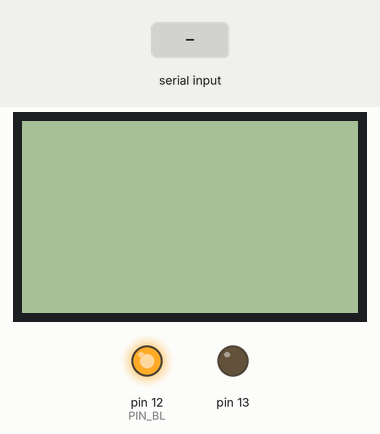
Recording of a sketch running on a simulated Arduino Uno, built with avr-gcc and run on an emulated ATmega328P. Parts: 84×48 one-colour display, output pins drawn as LEDs (lit = HIGH). Inputs (shaded band) come from the test bench. The modem accepts every AT command (registered, SIM ready, sends succeed) and sends nothing else; what the sketch prints to the serial monitor is not drawn.

Above: at 0.8 s.
0.9 s: "#LED:ON#" received over the second serial link
At 6.5 s:
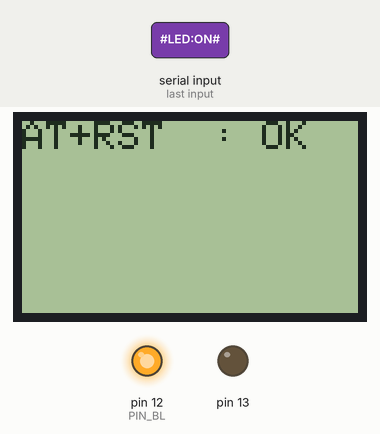
18.6 s: "#LED:OFF#" received over the second serial link
At 35.1 s:
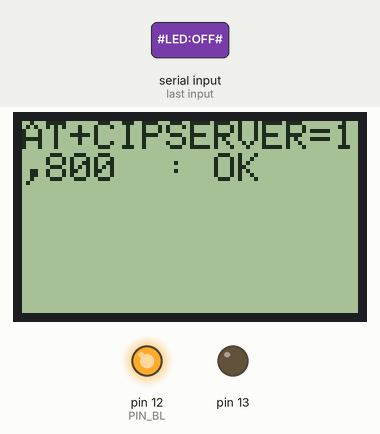
Timing chart, 0 to 41.9 s (numbered marks = the images above; inputs shaded):
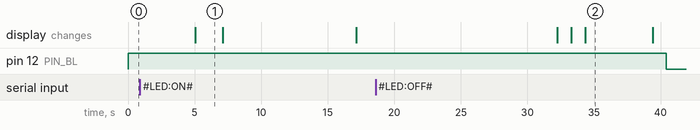

Measured:
- what the display in image 1 shows lasts 2.0 s, from 5.1 s to 7.1 s

The sketch:

led-esp8266-workstation-as-server-lcd.ino
```cpp
#include <SoftwareSerial.h>
#include <PCD8544.h>

#define DEBUG true

#define PIN_CE   8 //Pin 3 on LCD
#define PIN_RST 7 //Pin 4 on LCD
#define PIN_DC    6 //Pin 5 on LCD
#define PIN_DIN  5 //Pin 6 on LCD
#define PIN_CLK  4 //Pin 7 on LCD
#define PIN_BL 12 //background LED

SoftwareSerial esp8266(2, 3); // make RX Arduino line is pin 2, make TX Arduino line is pin 3.
// This means that you need to connect the TX line from the esp to the Arduino's pin 2
// and the RX line from the esp to the Arduino's pin 3

// The dimensions of the LCD (in pixels)...
static const byte LCD_WIDTH = 84;
static const byte LCD_HEIGHT = 48;

static PCD8544 lcd(4, 5, 6, 7, 8);

void setup()
{
  Serial.begin(9600);
  esp8266.begin(9600); // your esp's baud rate might be different

  lcd.begin(LCD_WIDTH, LCD_HEIGHT);
  pinMode(12, OUTPUT);

  pinMode(13, OUTPUT);
  digitalWrite(13, LOW);

  analogReference(INTERNAL);

  digitalWrite(12, HIGH);

  String res = "";

  sendData("AT+RST\r\n", 5000, DEBUG); // reset module
  sendData("AT+CWMODE=1\r\n", 2000, DEBUG); // configure as station
  sendData("AT+CWLAP\r\n", 10000, DEBUG); // get AP list
  sendData("AT+CWJAP=\"HiWiFi_Free\",\"openusing\"\r\n", 15000, DEBUG); //connect to AP
  sendData("AT+CIPMUX=1\r\n", 1000, DEBUG); // configure for multiple connections
  sendData("AT+CIPSERVER=1,800\r\n", 1000, DEBUG); // turn on server on port 80

  res = sendData("AT+CIFSR\r\n", 5000, DEBUG); // get ip address
  displayIPAddr(res);

  delay(1000);
  digitalWrite(12, LOW);
}

void displayLCD(String command, String s)
{
  lcd.clear();
  lcd.setCursor(0, 0);
  if (s.indexOf("OK") != -1)
    lcd.print(command + ": OK");
  else
    lcd.print(command + ": Failure");
}

void displayIPAddr(String s) {
  int p1 = s.indexOf("+CIFSR:STAIP,\"") + 14;
  char ip[16];
  int idx = 0;
  while (s[p1 + idx] != '"') {
    ip[idx] = s[p1 + idx];
    idx++;
  }
  ip[idx] = 0;
  lcd.clear();
  lcd.setCursor(0, 0);
  lcd.print(ip);
}

void loop()
{
  if (esp8266.available()) // check if the esp is sending a message
  {
    if (esp8266.find("+IPD,"))
    {
      delay(1000); // wait for the serial buffer to fill up (read all the serial data)
      // get the connection id so that we can then disconnect
      int connectionId = esp8266.read() - 48; // subtract 48 because the read() function returns
      // the ASCII decimal value and 0 (the first decimal number) starts at 48

      String response = "";
      while (esp8266.available())
      {
        // The esp has data so display its output to the serial window
        char c = esp8266.read(); // read the next character.
        response += c;
      }

      //Serial.println(response);

      if (response.indexOf("#LED:ON#") != -1)
        digitalWrite(13, HIGH);
      else if (response.indexOf("#LED:OFF#") != -1)
        digitalWrite(13, LOW);
      else
        Serial.println("Bad command");

      // make close command
      String closeCommand = "AT+CIPCLOSE=";
      closeCommand += connectionId; // append connection id
      closeCommand += "\r\n";

      sendData(closeCommand, 1000, DEBUG); // close connection
    }
  }
  delay(1000);
}

/*
* Name: sendData
* Description: Function used to send data to ESP8266.
* Params: command - the data/command to send; timeout - the time to wait for a response; debug - print to Serial window?(true = yes, false = no)
* Returns: The response from the esp8266 (if there is a reponse)
*/
String sendData(String command, const int timeout, boolean debug)
{
  String response = "";

  esp8266.print(command); // send the read character to the esp8266

  long int time = millis();

  while ( (time + timeout) > millis())
  {
    while (esp8266.available())
    {

      // The esp has data so display its output to the serial window
      char c = esp8266.read(); // read the next character.
      response += c;
    }
  }

  if (debug)
  {
    Serial.print(response);
    lcd.clear();
    lcd.setCursor(0, 0);
    if (response.indexOf("OK") != -1)
      lcd.print(command + ": OK");
    else
      lcd.print(command + ": Failure");
  }

  return response;
}
```
